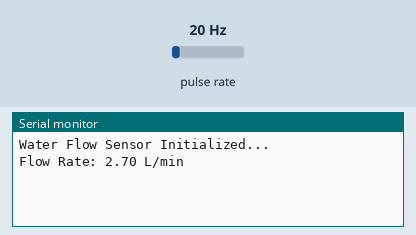
This sketch was run on a simulated Arduino Uno, built with avr-gcc and run on an emulated ATmega328P. Shown: the last lines printed to the serial monitor. Wiring (inferred from the names in the program): pulse sensor: data pin 3. The test bench sets the inputs (shaded band); at power-on: pulse rate 20 Hz.

Above: at 1.2 s.
1.3 s: pulse rate (sensor on pin 3) set to 4 Hz
At 2.6 s:
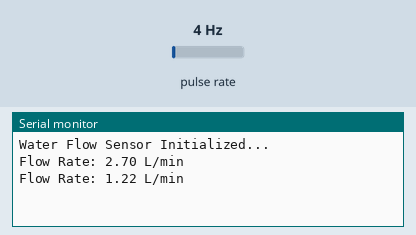
2.8 s: pulse rate (sensor on pin 3) set to 50 Hz
At 3.8 s:
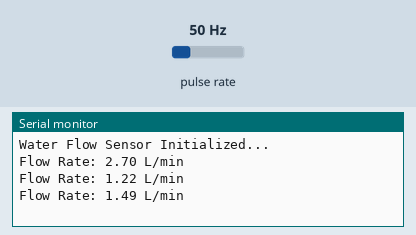
Timing chart, 0 to 5.8 s (numbered marks = the images above; inputs shaded):
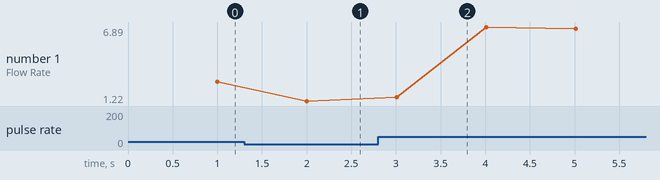

Measured:
- after the input at 1.3 s, the serial monitor: prints a new line after 0.70 s (image 1)
- after the input at 2.8 s, the serial monitor: prints a new line after 0.21 s (image 2)
- plotted number 1: 2.7 → 1.22 after the input at 1.3 s, 1.22 → 6.89 after the input at 2.8 s

The sketch:

Water_Flow_Sensor.ino
```cpp
/*
  Project: Water Flow Sensor
  Description:
    - Measures water flow rate using a Hall effect flow sensor.
    - Uses interrupts to count pulses from the sensor and calculates flow in liters per minute.
*/

int flowPin = 3;        // Sensor connected to digital pin 3
double flowRate;        // Calculated flow rate
volatile int count;     // Pulse count, must be volatile for interrupt accuracy

void setup() {
  pinMode(flowPin, INPUT);                     // Set pin as input
  attachInterrupt(digitalPinToInterrupt(3), Flow, RISING); // Attach interrupt on rising signal
  Serial.begin(9600);                          // Initialize Serial Monitor
  Serial.println("Water Flow Sensor Initialized...");
}

void loop() {
  count = 0;              // Reset counter
  interrupts();           // Enable interrupts
  delay(1000);            // Count pulses for 1 second
  noInterrupts();         // Disable interrupts while calculating

  // Calculate flow rate
  flowRate = (count * 2.25);     // Each pulse = 2.25 mL/sec
  flowRate = flowRate * 60;      // Convert to mL/min
  flowRate = flowRate / 1000.0;  // Convert to L/min

  // Print flow rate
  Serial.print("Flow Rate: ");
  Serial.print(flowRate);
  Serial.println(" L/min");

  delay(500); // Wait half a second before next measurement
}

// Interrupt Service Routine (ISR) - increments count when pulse detected
void Flow() {
  count++;
}
```
